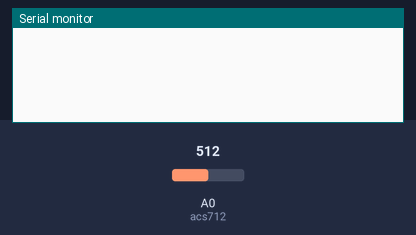
The sketch below on a simulated Arduino Uno, built with avr-gcc and run on an emulated ATmega328P. On the bench: the last lines printed to the serial monitor. The inputs (shaded band) are chosen by the test bench; at power-on: A0 (acs712) = 512.

Above: at 1.2 s.
1.3 s: A0 (acs712) set to 680
At 2.6 s:
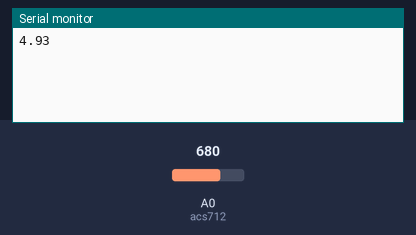
4.3 s: A0 (acs712) set to 702
At 6.8 s:
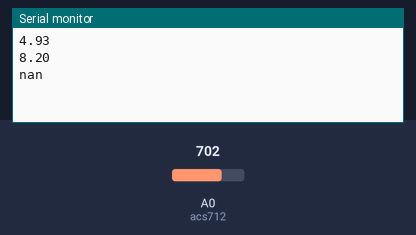

The sketch:

__main__.ino
```cpp
#define acs712 A0

long last_sample = 0;
long sample_sum = 0;
int sample_count = 0;

float vpc = 4.8828125;

void setup()
{
  Serial.begin(9600);
}

void loop()
{
  if (millis() > last_sample + 1)
  {
    last_sample = millis();

    sample_sum += sq(analogRead(acs712) - 512);
    sample_count++;
  }

  if (sample_count >= 1000)
  {
    float mean = sample_sum / sample_count;
    float value = sqrt(mean);
    float mv = value * vpc;
    float amperage = mv / 100; // 100 is from datasheet of acs712-20A

    //Serial.println(value);
    //Serial.println(value_mv);
    Serial.println(amperage);

    sample_sum = 0;
    sample_count = 0;
  }
}
```

Measured:
- the behaviour switches between 693 and 694 on A0 (acs712) (found by bisection; images 1 and 2)
- after the input at 1.3 s, the serial monitor: prints a new line after 0.73 s (image 1)
- after the input at 4.3 s, the serial monitor: prints a new line after 1.8 s (image 2)
